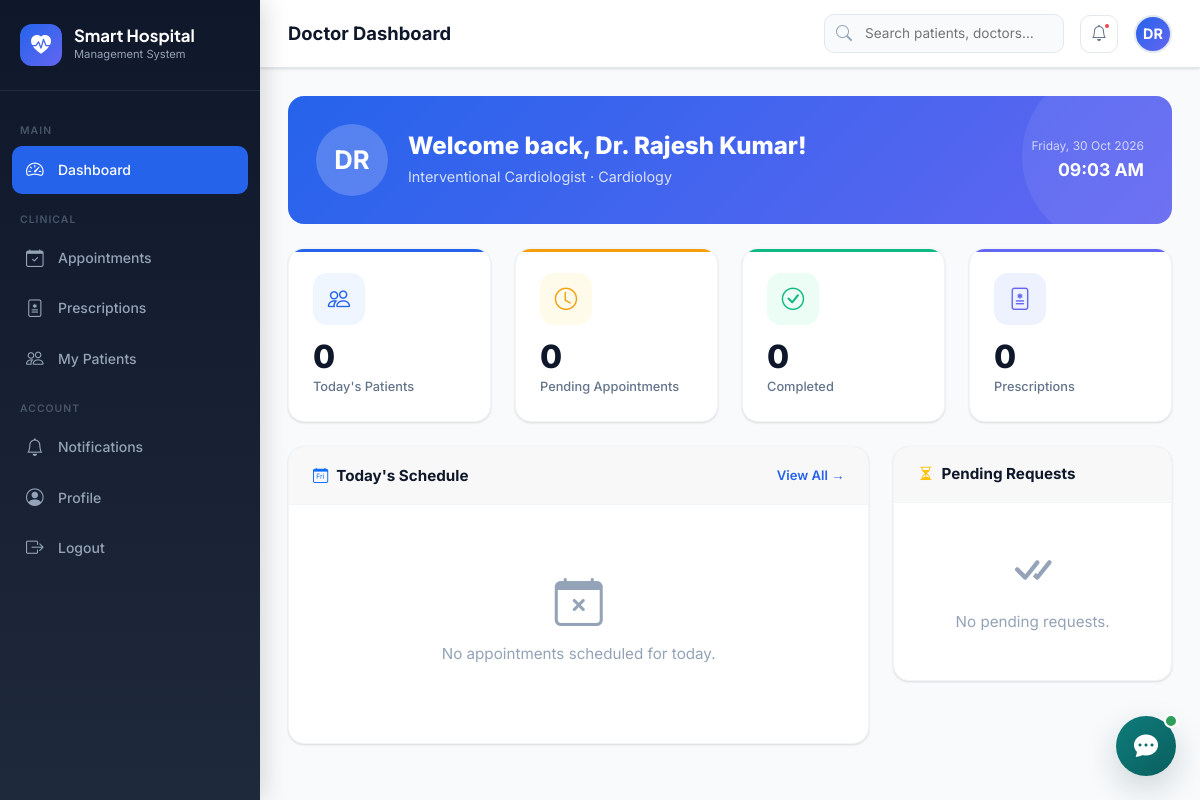
The page /doctor/dashboard.php (signed in) on the database its author committed.
### tables this page shows
CREATE TABLE doctors (
    id INT AUTO_INCREMENT PRIMARY KEY,
    user_id INT NOT NULL,
    department_id INT NOT NULL,
    specialization VARCHAR(100),
    qualification VARCHAR(200),
    experience_years INT DEFAULT 0,
    consultation_fee DECIMAL(10,2) DEFAULT 0.00,
    available_days VARCHAR(100) DEFAULT 'Mon,Tue,Wed,Thu,Fri',
    available_from TIME DEFAULT '09:00:00',
    available_to TIME DEFAULT '17:00:00',
    bio TEXT,
    license_number VARCHAR(50),
    status ENUM('active','inactive') DEFAULT 'active',
    created_at TIMESTAMP DEFAULT CURRENT_TIMESTAMP,
    FOREIGN KEY (user_id) REFERENCES users(id) ON DELETE CASCADE,
    FOREIGN KEY (department_id) REFERENCES departments(id) ON DELETE RESTRICT
);

CREATE TABLE departments (
    id INT AUTO_INCREMENT PRIMARY KEY,
    name VARCHAR(100) NOT NULL,
    description TEXT,
    icon VARCHAR(50) DEFAULT 'hospital',
    status ENUM('active','inactive') DEFAULT 'active',
    created_at TIMESTAMP DEFAULT CURRENT_TIMESTAMP
);

### config.php (called while the page is built, shortened)
<?php
function e(string $s): string { return htmlspecialchars($s, ENT_QUOTES, 'UTF-8'); }

### doctor/dashboard.php (the view, shortened to what this page needs)
<?php
require_once '../config.php';
$db = getDB();
$docStmt = $db->prepare("SELECT d.*, dep.name AS dept_name FROM doctors d JOIN departments dep ON d.department_id=dep.id WHERE d.user_id=?");
$docStmt->execute([$_SESSION['user_id']]);
$doctor = $docStmt->fetch();
$docId  = $doctor['id'] ?? 0;
$todayPts   = $db->prepare("SELECT COUNT(*) FROM appointments WHERE doctor_id=? AND appointment_date=CURDATE() AND status IN ('approved','completed')"); $todayPts->execute([$docId]);
$pendingApts = $db->prepare("SELECT COUNT(*) FROM appointments WHERE doctor_id=? AND status='pending'"); $pendingApts->execute([$docId]);
$completedApts = $db->prepare("SELECT COUNT(*) FROM appointments WHERE doctor_id=? AND status='completed'"); $completedApts->execute([$docId]);
$totalPrescriptions = $db->prepare("SELECT COUNT(*) FROM prescriptions WHERE doctor_id=?"); $totalPrescriptions->execute([$docId]);
$todayAppts = $db->prepare("
    SELECT a.*, u.name AS patient_name, u.phone AS patient_phone, p.blood_group, p.gender
    FROM appointments a
    JOIN patients p ON a.patient_id=p.id
    JOIN users u ON p.user_id=u.id
    WHERE a.doctor_id=? AND a.appointment_date=CURDATE() AND a.status IN ('approved','pending')
    ORDER BY a.appointment_time ASC
");
$todayAppts->execute([$docId]);
$todayAppts = $todayAppts->fetchAll();
$pendingList = $db->prepare("
    SELECT a.*, u.name AS patient_name
    FROM appointments a
    JOIN patients p ON a.patient_id=p.id
    JOIN users u ON p.user_id=u.id
    WHERE a.doctor_id=? AND a.status='pending'
    ORDER BY a.appointment_date ASC LIMIT 5
");
$pendingList->execute([$docId]);
$pendingList = $pendingList->fetchAll();
include '../includes/layout_header.php';
?>
<div class="profile-card mb-4">
  <div style="display:flex;align-items:center;gap:20px;position:relative;z-index:1">
    <div class="avatar-placeholder" style="width:72px;height:72px;font-size:1.6rem;flex-shrink:0;background:rgba(255,255,255,.2)">
      <?= strtoupper(substr($_SESSION['name'],0,2)) ?>
    </div>
    <div>
      <h4 style="font-weight:800;margin:0">Welcome back, <?= e($_SESSION['name']) ?>!</h4>
      <p style="opacity:.8;margin:4px 0 0;font-size:.9rem"><?= e($doctor['specialization']??'') ?> · <?= e($doctor['dept_name']??'') ?></p>
    </div>
    <div style="margin-left:auto;text-align:right">
      <div style="font-size:.75rem;opacity:.7"><?= date('l, d M Y') ?></div>
      <div style="font-size:1.1rem;font-weight:700"><?= date('h:i A') ?></div>
    </div>
  </div>
</div>
<div class="row g-4 mb-4">
  <?php foreach([
    ["Today's Patients",    $todayPts->fetchColumn(),         'bi-people',         'blue'],
    ['Pending Appointments',$pendingApts->fetchColumn(),      'bi-clock',          'orange'],
    ['Completed',          $completedApts->fetchColumn(),     'bi-check-circle',   'green'],
    ['Prescriptions',      $totalPrescriptions->fetchColumn(),'bi-file-medical',   'purple'],
  ] as [$lbl,$val,$icon,$col]):
  ?>
  <div class="col-md-3 col-6">
    <div class="stat-card <?= $col ?>">
      <div class="stat-icon <?= $col ?>"><i class="bi <?= $icon ?>"></i></div>
      <div class="stat-value" data-count="<?= (int)$val ?>"><?= (int)$val ?></div>
      <div class="stat-label"><?= $lbl ?></div>
    </div>
  </div>
  <?php endforeach; ?>
</div>
<div class="row g-4">
  <div class="col-lg-8">
    <div class="card">
      <div class="card-header">
        <h5><i class="bi bi-calendar-day me-2 text-primary"></i>Today's Schedule</h5>
        <a href="appointments.php" style="font-size:.82rem;color:var(--primary);text-decoration:none;font-weight:600">View All →</a>
      </div>
      <?php if (empty($todayAppts)): ?>
      <div class="empty-state"><i class="bi bi-calendar-x"></i><p>No appointments scheduled for today.</p></div>
      <?php endif; ?>
    </div>
  </div>
  <div class="col-lg-4">
    <div class="card">
      <div class="card-header">
        <h5><i class="bi bi-hourglass-split me-2 text-warning"></i>Pending Requests</h5>
      </div>
      <div class="card-body" style="padding:0">
        <?php if (empty($pendingList)): ?>
        <div class="empty-state" style="padding:30px"><i class="bi bi-check-all"></i><p>No pending requests.</p></div>
        <?php else: foreach($pendingList as $a): ?>
        <div style="display:flex;align-items:center;gap:12px;padding:14px 20px;border-bottom:1px solid #F1F5F9">
          <div class="avatar-placeholder" style="width:38px;height:38px;font-size:.85rem;flex-shrink:0">
            <?= strtoupper(substr($a['patient_name'],0,2)) ?>
          </div>
          <div style="flex:1;min-width:0">
            <div style="font-weight:600;font-size:.875rem;overflow:hidden;text-overflow:ellipsis;white-space:nowrap"><?= e($a['patient_name']) ?></div>
            <div style="font-size:.75rem;color:#94A3B8"><?= date('d M Y',strtotime($a['appointment_date'])) ?></div>
          </div>
          <div style="display:flex;gap:4px">
            <button class="btn-sm-action success" title="Approve" onclick="quickAction(<?= $a['id'] ?>,'approved')"><i class="bi bi-check-lg"></i></button>
            <button class="btn-sm-action danger" title="Reject" onclick="quickAction(<?= $a['id'] ?>,'rejected')"><i class="bi bi-x-lg"></i></button>
          </div>
        </div>
        <?php endforeach; endif; ?>
      </div>
    </div>
  </div>
</div>
<?php include '../includes/layout_footer.php'; ?>

### assets/css/style.css (style rules this page uses)
:root { --primary: #2563EB; --primary-dark: #1D4ED8; --primary-light: #EFF6FF; --secondary: #14B8A6; --accent: #6366F1; --success: #10B981; --warning: #F59E0B; --danger: #EF4444; --info: #3B82F6; --bg: #F8FAFC; --sidebar-w: 260px; --card-radius: 16px; --shadow-sm: 0 1px 3px rgba(0,0,0,.08), 0 1px 2px rgba(0,0,0,.06); --shadow-md: 0 4px 6px -1px rgba(0,0,0,.1), 0 2px 4px -1px rgba(0,0,0,.06); --shadow-lg: 0 10px 15px -3px rgba(0,0,0,.1), 0 4px 6px -2px rgba(0,0,0,.05); --shadow-xl: 0 20px 25px -5px rgba(0,0,0,.1), 0 10px 10px -5px rgba(0,0,0,.04); --transition: all .25s cubic-bezier(.4,0,.2,1); --font-main: 'Inter', sans-serif; --font-display: 'Plus Jakarta Sans', sans-serif; }
*, *::before, *::after { box-sizing: border-box; margin: 0; padding: 0; }
html { scroll-behavior: smooth; }
body { font-family: var(--font-main); background: var(--bg); color: #1E293B; line-height: 1.6; -webkit-font-smoothing: antialiased; }
.stat-card { background: #fff; border-radius: var(--card-radius); padding: 24px; box-shadow: var(--shadow-sm); border: 1px solid #F1F5F9; transition: var(--transition); position: relative; overflow: hidden; }
.stat-card::before { content: ''; position: absolute; top: 0; left: 0; right: 0; height: 3px; border-radius: var(--card-radius) var(--card-radius) 0 0; }
.stat-card.blue::before { background: var(--primary); }
.stat-card.green::before { background: var(--success); }
.stat-card.purple::before { background: var(--accent); }
.stat-card.orange::before { background: var(--warning); }
.stat-icon { width: 52px; height: 52px; border-radius: 14px; display: flex; align-items: center; justify-content: center; font-size: 1.4rem; margin-bottom: 16px; }
.stat-icon.blue { background: #EFF6FF; color: var(--primary); }
.stat-icon.green { background: #ECFDF5; color: var(--success); }
.stat-icon.purple { background: #EEF2FF; color: var(--accent); }
.stat-icon.orange { background: #FFFBEB; color: var(--warning); }
.stat-value { font-size: 2rem; font-weight: 800; color: #0F172A; line-height: 1; }
.stat-label { font-size: .8rem; color: #64748B; font-weight: 500; margin-top: 4px; }
.card { background: #fff; border-radius: var(--card-radius); border: 1px solid #F1F5F9; box-shadow: var(--shadow-sm); overflow: hidden; }
.card-header { padding: 18px 24px; border-bottom: 1px solid #F1F5F9; display: flex; align-items: center; justify-content: space-between; }
.card-header h5 { font-weight: 700; font-size: .95rem; color: #0F172A; margin: 0; }
.card-body { padding: 24px; }
.avatar-placeholder { border-radius: 50%; background: linear-gradient(135deg, var(--primary), var(--accent)); color: #fff; display: inline-flex; align-items: center; justify-content: center; font-weight: 700; }
.profile-card { background: linear-gradient(135deg, var(--primary), var(--accent)); border-radius: var(--card-radius); padding: 28px; color: #fff; position: relative; overflow: hidden; }
.profile-card::after { content: ''; position: absolute; right: -30px; top: -30px; width: 180px; height: 180px; background: rgba(255,255,255,.07); border-radius: 50%; }
.empty-state { text-align: center; padding: 60px 20px; color: #94A3B8; }
.empty-state i { font-size: 3rem; margin-bottom: 16px; }
.empty-state p { font-size: .95rem; }

### rows shown on the page
doctors: specialization "Interventional Cardiologist", department.name "Cardiology"

### other values the page prints
$item['section'] "MAIN"
$item['label'] "Dashboard"
$item['section'] "CLINICAL"
$item['label'] "Appointments"
$item['label'] "Prescriptions"
$item['label'] "My Patients"
$item['section'] "ACCOUNT"
$item['label'] "Notifications"
$item['label'] "Profile"
$item['label'] "Logout"
$pageTitle "Doctor Dashboard"
substr($_SESSION['name'] ?? 'U', 0, 2) "DR"
substr($_SESSION['name'],0,2) "DR"
$_SESSION['name'] "Dr. Rajesh Kumar"
$val "0"
